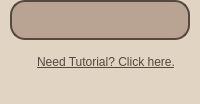
            <widget class="QWidget" name="HomePage">
             <property name="styleSheet">
              <string notr="true">background-color:rgb(225, 212, 194)</string>
             </property>
             <layout class="QVBoxLayout" name="verticalLayout_10">
              <property name="spacing">
               <number>0</number>
              </property>
              <property name="leftMargin">
               <number>0</number>
              </property>
              <property name="topMargin">
               <number>0</number>
              </property>
              <property name="rightMargin">
               <number>0</number>
              </property>
              <property name="bottomMargin">
               <number>0</number>
              </property>
              <item>
               <widget class="QFrame" name="backgroundFrame">
                <property name="autoFillBackground">
                 <bool>false</bool>
                </property>
                <property name="styleSheet">
                 <string notr="true">QFrame#backgroundFrame {
    border-image: url(:/bgs/images/homebg.png) 50 25 0 25 stretch stretch;
}
</string>
                </property>
                <property name="frameShape">
                 <enum>QFrame::NoFrame</enum>
                </property>
                <property name="frameShadow">
                 <enum>QFrame::Raised</enum>
                </property>
                <property name="lineWidth">
                 <number>0</number>
                </property>
                <property name="midLineWidth">
                 <number>0</number>
                </property>
                <layout class="QVBoxLayout" name="verticalLayout_11">
                 <property name="spacing">
                  <number>0</number>
                 </property>
                 <property name="leftMargin">
                  <number>0</number>
                 </property>
                 <property name="topMargin">
                  <number>0</number>
                 </property>
                 <property name="rightMargin">
                  <number>0</number>
                 </property>
                 <property name="bottomMargin">
                  <number>0</number>
                 </property>
                 <item>
                  <widget class="QFrame" name="frame_23">
                   <property name="styleSheet">
                    <string notr="true">QFrame {
    background-color: transparent;
    border: none;
}
</string>
                   </property>
                   <property name="frameShape">
                    <enum>QFrame::StyledPanel</enum>
                   </property>
                   <property name="frameShadow">
                    <enum>QFrame::Raised</enum>
                   </property>
                  </widget>
                 </item>
                 <item>
                  <widget class="QFrame" name="origFrame">
                   <property name="styleSheet">
                    <string notr="true">QFrame {
    background-color: transparent;
    border: none;
}
</string>
                   </property>
                   <property name="frameShape">
                    <enum>QFrame::StyledPanel</enum>
                   </property>
                   <property name="frameShadow">
                    <enum>QFrame::Raised</enum>
                   </property>
                   <layout class="QVBoxLayout" name="verticalLayout_16">
                    <property name="spacing">
                     <number>0</number>
                    </property>
                    <property name="leftMargin">
                     <number>0</number>
                    </property>
                    <property name="topMargin">
                     <number>0</number>
                    </property>
                    <property name="rightMargin">
                     <number>0</number>
                    </property>
                    <property name="bottomMargin">
                     <number>0</number>
                    </property>
                    <item alignment="Qt::AlignHCenter|Qt::AlignBottom">
                     <widget class="QFrame" name="topframe">
                      <property name="frameShape">
                       <enum>QFrame::StyledPanel</enum>
                      </property>
                      <property name="frameShadow">
                       <enum>QFrame::Raised</enum>
                      </property>
                      <layout class="QVBoxLayout" name="verticalLayout_17">
                       <property name="spacing">
                        <number>0</number>
                       </property>
                       <property name="leftMargin">
                        <number>0</number>
                       </property>
                       <property name="topMargin">
                        <number>0</number>
                       </property>
                       <property name="rightMargin">
                        <number>0</number>
                       </property>
                       <property name="bottomMargin">
                        <number>15</number>
                       </property>
                       <item>
                        <widget class="QPushButton" name="getStartedBtn">
                         <property name="minimumSize">
                          <size>
                           <width>180</width>
                           <height>40</height>
                          </size>
                         </property>
                         <property name="maximumSize">
                          <size>
                           <width>16777215</width>
                           <height>16777215</height>
                          </size>
                         </property>
                         <property name="styleSheet">
                          <string notr="true">QPushButton {
    background-color: #B9A493;   /* fill color */
    color: #E7DDCE;
    border: 2px solid #54493E;   /* stroke line */
    border-radius: 15px;         /* rounder corners */
    
}
QPushButton:hover {
    background-color: #CBB8A5;
}
QPushButton:pressed {
    background-color: #A8937D;
}
</string>
                         </property>
                         <property name="text">
                          <string/>
                         </property>
                         <property name="icon">
                          <iconset resource="images.qrc">
                           <normaloff>:/buttons/images/buttons/getStartedBtn.png</normaloff>:/buttons/images/buttons/getStartedBtn.png</iconset>
                         </property>
                         <property name="iconSize">
                          <size>
                           <width>100</width>
                           <height>16</height>
                          </size>
                         </property>
                        </widget>
                       </item>
                      </layout>
                     </widget>
                    </item>
                    <item alignment="Qt::AlignRight|Qt::AlignBottom">
                     <widget class="QFrame" name="botFrame">
                      <property name="styleSheet">
                       <string notr="true">QLabel {
    font-family: &quot;Times New Roman&quot;;
    font-size: 9pt;
    color: #54493E;
    text-decoration: underline;
}
QLabel:hover {
    color: #7A6C5B;  /* example hover color: lighter shade */
}
</string>
                      </property>
                      <property name="frameShape">
                       <enum>QFrame::StyledPanel</enum>
                      </property>
                      <property name="frameShadow">
                       <enum>QFrame::Raised</enum>
                      </property>
                      <layout class="QVBoxLayout" name="verticalLayout_18">
                       <property name="spacing">
                        <number>0</number>
                       </property>
                       <property name="leftMargin">
                        <number>0</number>
                       </property>
                       <property name="topMargin">
                        <number>0</number>
                       </property>
                       <property name="rightMargin">
                        <number>25</number>
                       </property>
                       <property name="bottomMargin">
                        <number>35</number>
                       </property>
                       <item>
                        <widget class="QLabel" name="aboutBtn">
                         <property name="text">
                          <string>Need Tutorial? Click here.</string>
                         </property>
                        </widget>
                       </item>
                      </layout>
                     </widget>
                    </item>
                   </layout>
                  </widget>
                 </item>
                </layout>
               </widget>
              </item>
             </layout>
            </widget>
